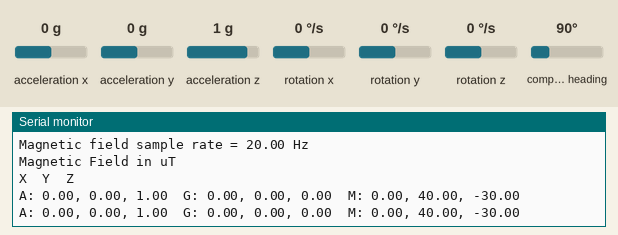
Bench run of a sketch on a simulated Arduino Nano 33 BLE. On the bench: the last lines printed to the serial monitor. Inputs (shaded band) come from the test bench; at power-on: acceleration x 0 g, acceleration y 0 g, acceleration z 1 g, rotation x 0 °/s, rotation y 0 °/s, rotation z 0 °/s, compass heading 90°.

Above: at 1.8 s.
1.9 s: acceleration x set to -1.4 g
At 2.8 s:
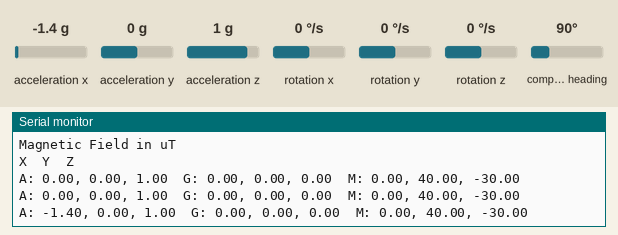
3.4 s: acceleration y set to -1.4 g
At 4.7 s:
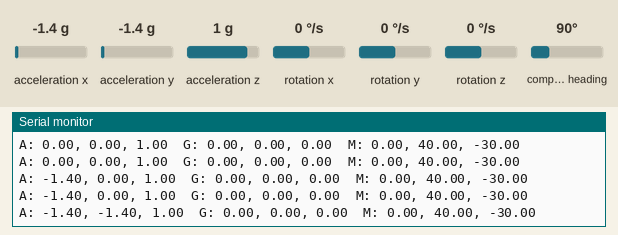
4.9 s: acceleration z set to -1.4 g
At 5.8 s:
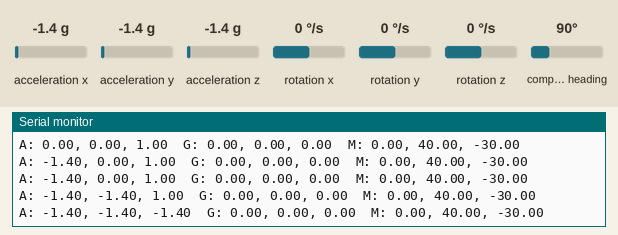
6.4 s: rotation x set to -192 °/s
At 7.5 s:
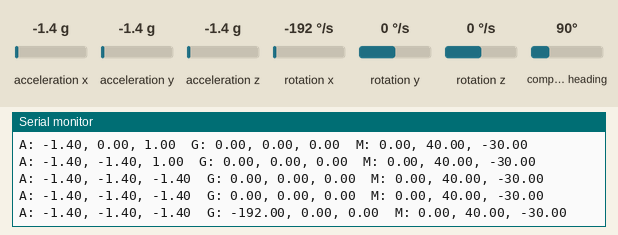
7.9 s: rotation y set to -192 °/s
At 8.8 s:
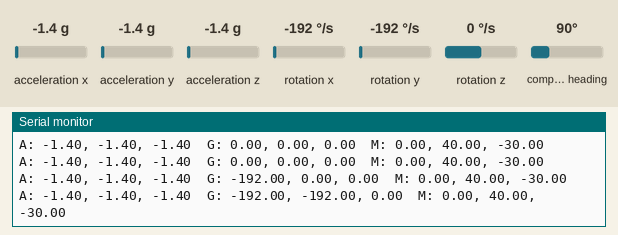

The sketch:

LSM9DS1_SimpleAGM.ino
```cpp
/*
  Arduino LSM9DS1 - Combined Simple Acc,Gyr,Mag

  Mikew
*/

#include <Arduino_LSM9DS1.h>

void setup() {
  Serial.begin(9600);
  while (!Serial);
  Serial.println("Started");

  if (!IMU.begin()) {
    Serial.println("Failed to initialize IMU!");
    while (1);
  }

  Serial.print("Accelerometer sample rate = ");
  Serial.print(IMU.accelerationSampleRate());
  Serial.println(" Hz");
  Serial.println();
  Serial.println("Acceleration in g's");
  Serial.println("X\tY\tZ");

  Serial.print("Gyroscope sample rate = ");
  Serial.print(IMU.gyroscopeSampleRate());
  Serial.println(" Hz");
  Serial.println();
  Serial.println("Gyroscope in degrees/second");
  Serial.println("X\tY\tZ");

  Serial.print("Magnetic field sample rate = ");
  Serial.print(IMU.magneticFieldSampleRate());
  Serial.println(" Hz");
  Serial.println();
  Serial.println("Magnetic Field in uT");
  Serial.println("X\tY\tZ");
}

void loop() {
  float ax, ay, az;
  float gx, gy, gz;
  float mx, my, mz;

  // Magnometer has slowest update rate
  if (IMU.magneticFieldAvailable()) {
    IMU.readAcceleration(ax, ay, az);
//    if (IMU.gyroscopeAvailable())
      IMU.readGyroscope(gx, gy, gz);
//    if (IMU.accelerationAvailable())
      IMU.readMagneticField(mx, my, mz);

    Serial.print("A: ");
    Serial.print(ax);
    Serial.print(", ");
    Serial.print(ay);
    Serial.print(", ");
    Serial.print(az);

    Serial.print("\tG: ");
    Serial.print(gx);
    Serial.print(", ");
    Serial.print(gy);
    Serial.print(", ");
    Serial.print(gz);

    Serial.print("\tM: ");
    Serial.print(mx);
    Serial.print(", ");
    Serial.print(my);
    Serial.print(", ");
    Serial.println(mz);

    delay(1000);
  }
}
```

Measured:
- after the input at 1.9 s, the serial monitor: prints a new line after 0.11 s (image 1)
- after the input at 3.4 s, the serial monitor: prints a new line after 0.61 s (image 2)
- after the input at 4.9 s, the serial monitor: prints a new line after 0.11 s (image 3)
- after the input at 6.4 s, the serial monitor: prints a new line after 0.62 s (image 4)
- after the input at 7.9 s, the serial monitor: prints a new line after 0.12 s (image 5)
